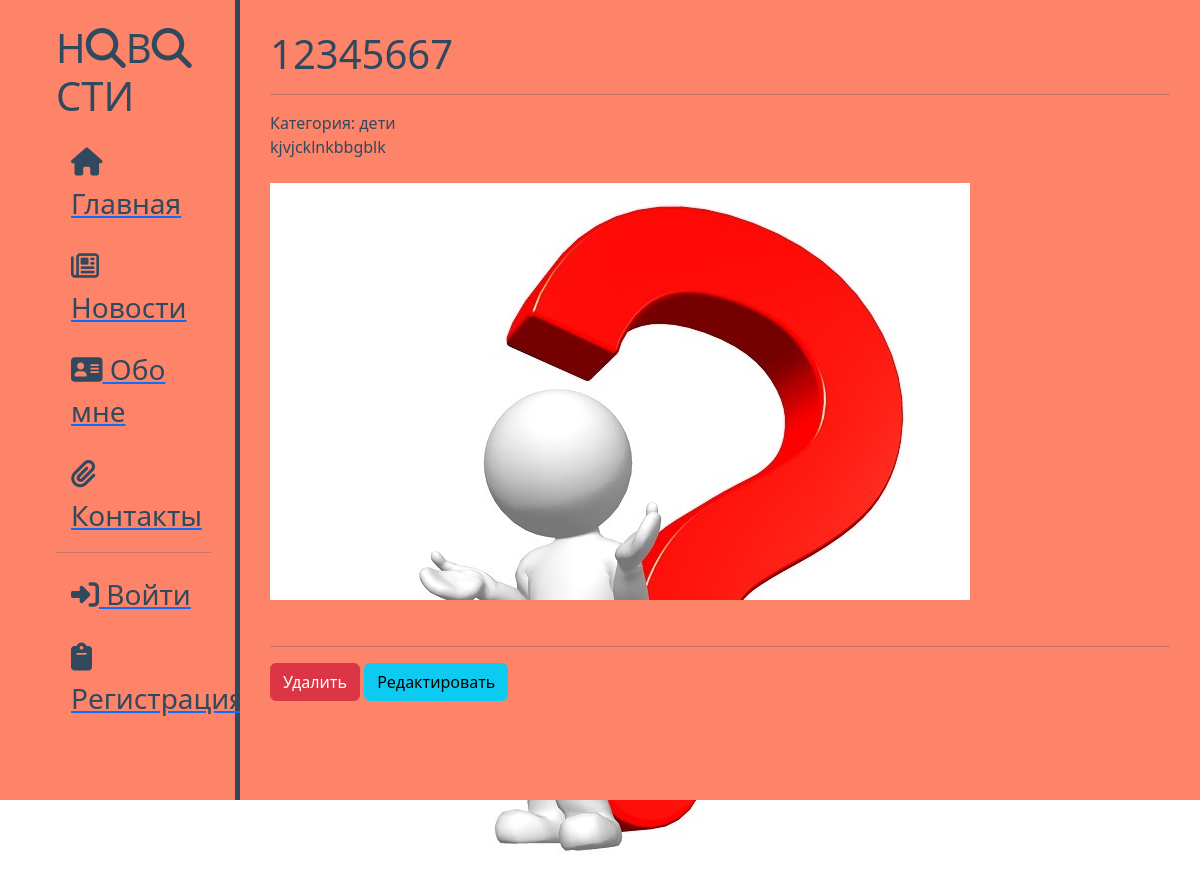
The page /product/13 on the database as committed earlier.
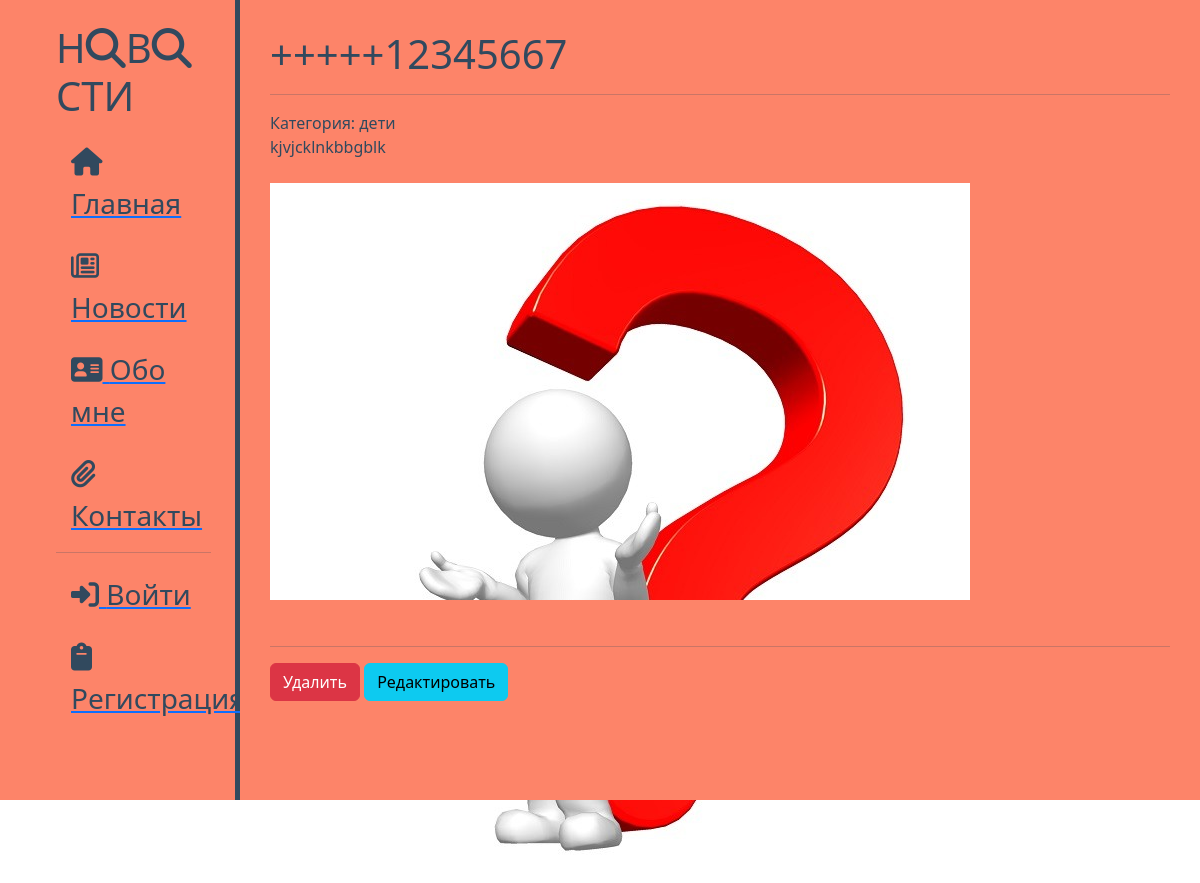
The same page on the database as committed later.
### index/models.py (models this page shows, shortened)
class Product(models.Model):
    product_name = models.CharField(max_length=512)
    product_category = models.ForeignKey(Category, on_delete=models.CASCADE)
    product_des = models.TextField(blank=True)
    product_photo = models.ImageField(upload_to='index\static\img')
    class Meta:
        verbose_name = 'Новость'
        verbose_name_plural = 'Новости'

class Category(models.Model):
    category_name = models.CharField(max_length=256)
    def __str__(self):
        return str(self.category_name)
    class Meta:
        verbose_name = 'Тэг'
        verbose_name_plural = 'Тэги'

### index/views.py (the view)
# urls.py: path('product/<int:pk>', views.get_exact_product, name='news-detail'),
def get_exact_product(request, pk):
    product = models.Product.objects.get(id=pk)
    context = {'product': product}
    return render(request, 'exact_product.html', context)

### index/templates/exact_product.html (shortened to what this page needs)
{% extends 'layout.html' %}
{% load static %}
{% block content %}
    <h1>{{ product.product_name }}</h1>
    <hr>
    Категория: {{ product.product_category }}<br>
    {{ product.product_des }}<br>
    <br>
    <aside>
        <img src="/{{ product.product_photo }}" alt="{{ product.product_name }}" />
    </aside>
{% endblock %}
{% block tools %}
    <hr>
    <a href="{% url 'news-delete' product.id %}" class="btn btn-danger">Удалить</a>
    <a href="{% url 'news-update' product.id %}" class="btn btn-info">Редактировать</a>
{% endblock %}

Rows that differ between the two databases and show on the page:
changed Product "kjvjcklnkbbgblk": product_name "12345667" → "+++++12345667"
